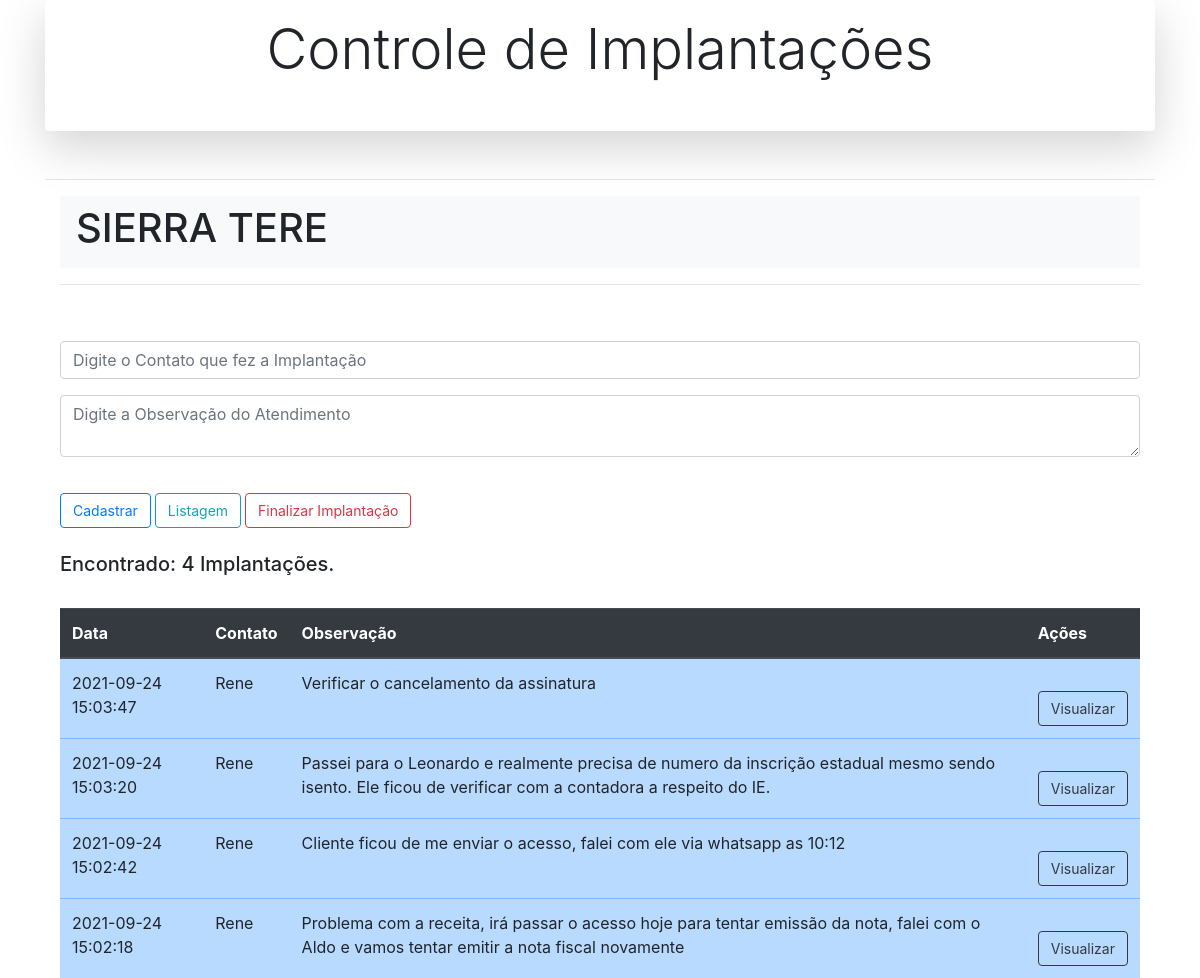
Screenshot of /implantacao.php?id=39 with the database file from the repository.
### tables this page shows
CREATE TABLE `cliente` (
  `id_cliente` int(11) NOT NULL,
  `data_cadastro` timestamp NOT NULL DEFAULT CURRENT_TIMESTAMP,
  `razaosocial` varchar(100) NOT NULL,
  `contato` varchar(50) NOT NULL,
  `obs` varchar(200) DEFAULT NULL,
  `ativo` varchar(5) NOT NULL,
  `data_encerramento` timestamp NULL DEFAULT CURRENT_TIMESTAMP
);

CREATE TABLE `implantacao` (
  `id_implantacao` int(11) NOT NULL,
  `id_cliente` int(11) NOT NULL,
  `data_implantacao` timestamp NOT NULL DEFAULT CURRENT_TIMESTAMP,
  `obs` varchar(200) NOT NULL,
  `uso` varchar(20) DEFAULT NULL,
  `contato` varchar(40) NOT NULL
);

### implantacao.php (the view, shortened to what this page needs)
<?PHP
include_once "conecta.php";
include "cabecalho.php";
$idCliente   = $_GET['id'];
$cmd = $conn->prepare('SELECT id_cliente, razaosocial FROM cliente WHERE id_cliente = :idCliente');
$cmd->bindValue(":idCliente", $idCliente);
$cmd->execute();
$resultado = $cmd->fetch(PDO::FETCH_ASSOC);
foreach ($resultado as $key => $values)
?>
<div class="container">
    <nav class="navbar navbar-expand-lg navbar-light bg-light">
        <h1><? echo $values; ?></h1>
    </nav>
        <hr>
        <form class="needs-validation" action="processaimplacatao.php" novalidate>
            <div class="form-group">
                <input type="text" class="form-control" name="contato" placeholder="Digite o Contato que fez a Implantação" required>
            </div>
            <div class="form-group">
                <textarea type="textarea" class="form-control" name="obs" placeholder="Digite a Observação do Atendimento" required></textarea>
            </div>
            <button type="submit" class="btn btn-outline-primary">Cadastrar</button>
            <a href="index.php" class="btn btn-outline-info" role="button" aria-pressed="true">Listagem</a>
            <a href="confirmar-exclusao.php" class="btn btn-outline-danger" role="button" aria-pressed="true" data-toggle="modal" data-target="#exampleModalCenter<? echo $resultado["id_cliente"]; ?>">Finalizar Implantação</a>
        </form>
        <br>
        <table class="table table-primary" width="100%">
            <thead class="thead-dark">
                <tr>
                    <th>Data</th>
                    <th>Contato</th>
                    <th>Observação</th>
                    <th>Ações</th>
                </tr>
            </thead>
            <?php
            try {
                $cmd = $conn->prepare('SELECT * FROM implantacao WHERE id_cliente = :idCliente ORDER BY data_implantacao DESC');
                $cmd->bindValue(":idCliente", $idCliente);
                if ($cmd->execute()) {
                    while ($rs = $cmd->fetch(PDO::FETCH_OBJ)) {
            ?>
                        <tr>
                            <td><?php echo $rs->data_implantacao; ?></td>
                            <td><?php echo $rs->contato; ?></td>
                            <td><?php echo $rs->obs; ?></td>
                            <td>
                                <button type="submit" class="btn btn-outline-dark" data-toggle="modal" data-target="#exampleModalCenter<?php echo $rs->id_implantacao; ?>">Visualizar</button>
                            </td>
                        </tr>
            <?php
                    }
                } else {
                    echo "Erro: Não foi possível recuperar os dados do banco de dados";
                }
            } catch (PDOException $erro) {
                echo "Erro: " . $erro->getMessage();
            }
            ?>
            <?php
            $count = $cmd->rowCount();
            if ($count == 0) {
                echo ("<h5>Não Localizado Implantação.\n</h5><br>");
            } else if ($count == 1) {
                echo ("<h5>Encontrado: " . $count . " Implantação.\n</h5><br>");
            } else if ($count > 1) {
                echo ("<h5>Encontrado: " . $count . " Implantações.\n</h5><br>");
            }
            ?>
        </table>
</div>
<? include "scripts.php"; ?>

### css/styles.css (style rules this page uses)
html { height: 100%; }
body { height: 100%; }
form { padding-top: 10px; font-size: 14px; margin-top: 30px; }
.btn { font-size: 14px; margin-top: 20px; }

### rows the page displays
cliente: razaosocial "SIERRA TERE"
implantacao: data_implantacao "2021-09-24 15:03:47", contato "Rene", obs "Verificar o cancelamento da assinatura"
implantacao: data_implantacao "2021-09-24 15:03:20", contato "Rene", obs "Passei para o Leonardo e realmente precisa de numero da inscrição estadual mesmo sendo isento. Ele ficou de verificar com a contadora a respeito do IE."
implantacao: data_implantacao "2021-09-24 15:02:42", contato "Rene", obs "Cliente ficou de me enviar o acesso, falei com ele via whatsapp as 10:12"
implantacao: data_implantacao "2021-09-24 15:02:18", contato "Rene", obs "Problema com a receita, irá passar o acesso hoje para tentar emissão da nota, falei com o Aldo e vamos tentar emitir a nota fiscal novamente"

### other values shown
$count "4"
